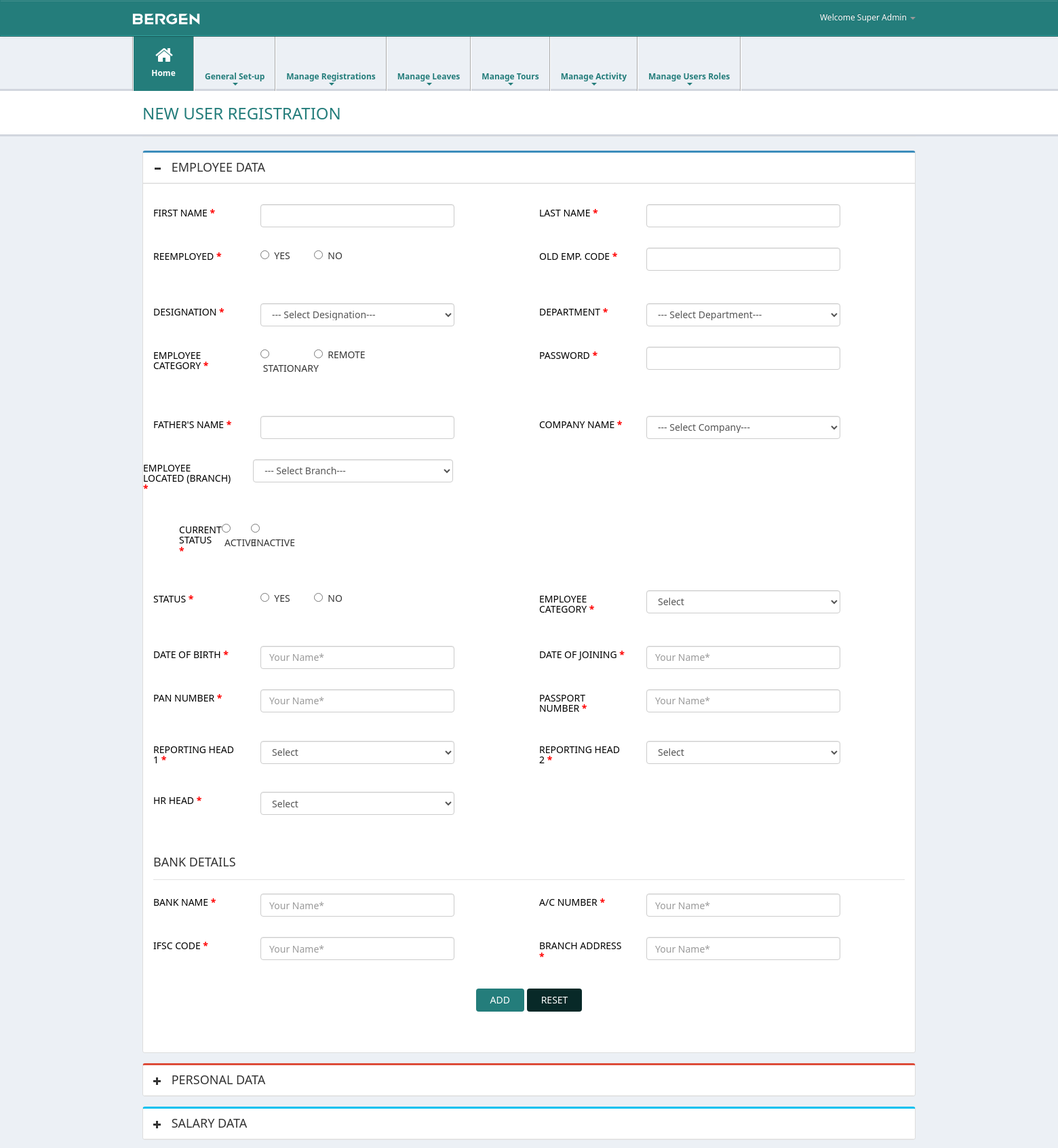
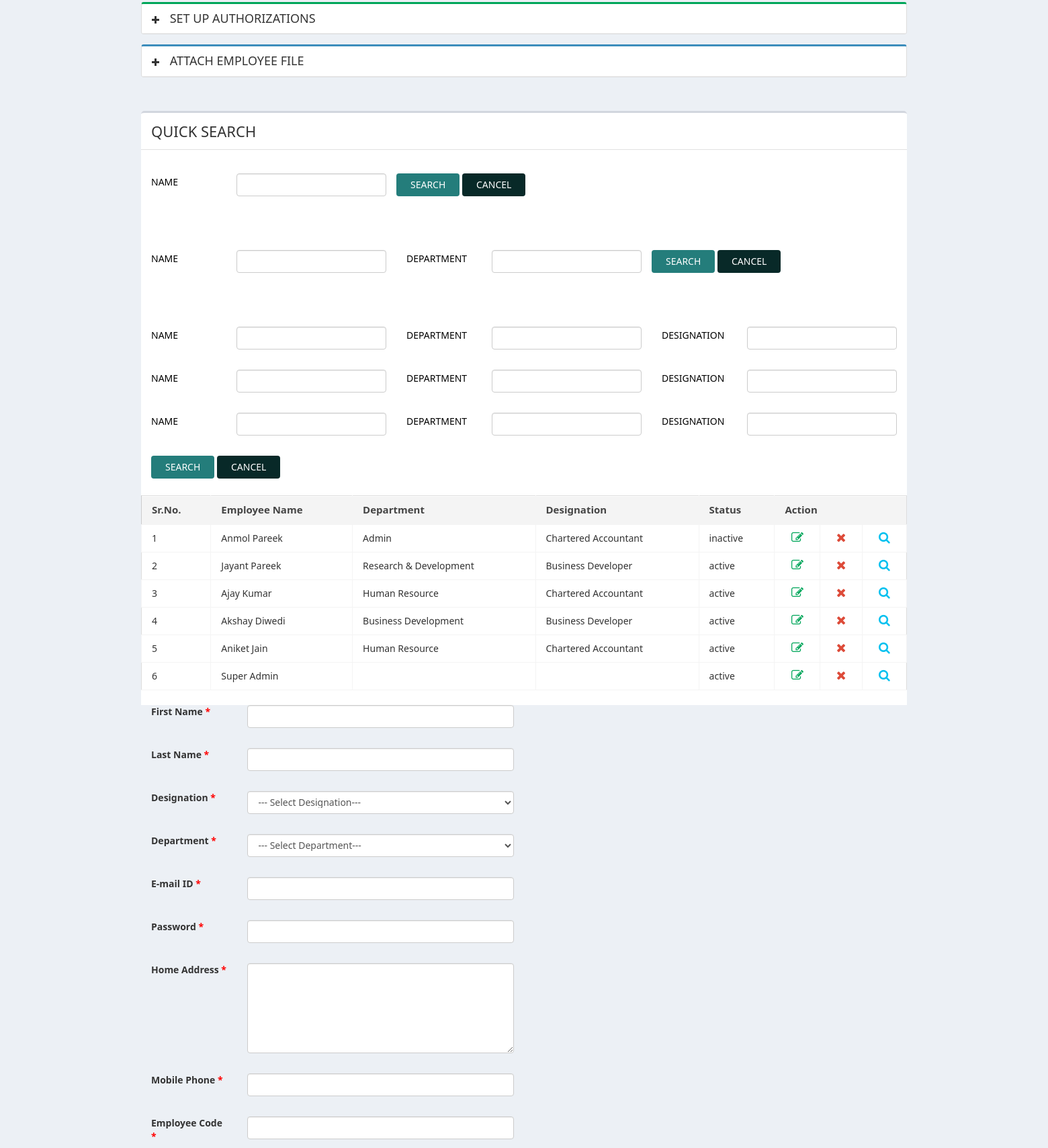
Screenshot of /index.php?Option=Registration&SubOption=employee (signed in, upper part) with the database file from the repository (2 pictures, top to bottom).
### tables this page shows
CREATE TABLE IF NOT EXISTS `employees` (
  `emp_id` int(11) NOT NULL AUTO_INCREMENT,
  `first_name` varchar(255) NOT NULL,
  `last_name` varchar(255) NOT NULL,
  `email` varchar(255) NOT NULL,
  `password` varchar(255) NOT NULL,
  `department_id` int(11) NOT NULL COMMENT 'ID of department',
  `designation_id` int(11) NOT NULL COMMENT 'ID of designation',
  `branch_id` int(11) NOT NULL,
  `address` text NOT NULL,
  `phone` bigint(20) NOT NULL,
  `emp_code` varchar(255) NOT NULL,
  `status` enum('active','inactive') NOT NULL DEFAULT 'active',
  `emp_category` enum('originator','authorizer','both') NOT NULL,
  `birth_date` date NOT NULL,
  `joining_date` date NOT NULL,
  `pan_number` varchar(255) NOT NULL,
  `passport_number` varchar(255) NOT NULL,
  `HOD_1_id` int(11) NOT NULL,
  `HOD_1_name` varchar(255) NOT NULL,
  `HOD_1_email` varchar(255) NOT NULL,
  `HOD_2_id` int(11) NOT NULL,
  `HOD_2_name` varchar(255) NOT NULL,
  `HOD_2_email` varchar(255) NOT NULL,
  `hr_id` int(11) NOT NULL,
  `hr_name` varchar(255) NOT NULL,
  `hr_email` int(255) NOT NULL,
  `role_id` int(11) NOT NULL COMMENT 'Refers to the ID of table "roles"',
  `bank_name` varchar(255) NOT NULL,
  `bank_ac_number` varchar(200) NOT NULL,
  `bank_ifsc_Code` varchar(20) NOT NULL,
  `bank_branch_address` text NOT NULL,
  `created_date` datetime NOT NULL,
  `last_password_change` datetime NOT NULL,
  PRIMARY KEY (`emp_id`)
);

CREATE TABLE IF NOT EXISTS `departments` (
  `dept_id` int(11) NOT NULL AUTO_INCREMENT,
  `dept_name` varchar(255) NOT NULL,
  `created_date` datetime NOT NULL,
  PRIMARY KEY (`dept_id`)
);

CREATE TABLE IF NOT EXISTS `designations` (
  `id` int(11) NOT NULL AUTO_INCREMENT,
  `designation` varchar(255) NOT NULL,
  `created_date` datetime NOT NULL,
  PRIMARY KEY (`id`)
);

### includes/registration/employee.php (the view, shortened to what the rows shown need)
<?php
require_once("".CLASS_PATH."/class.Employee.inc.php");
$objEmployee = new Employee;
require_once("".CLASS_PATH."/class.Branch.inc.php");
$additional_link_redirect = "";
?>
<div class="bs-example">
    <div class="datasection">
	<form action="index.php?Option=Registration&SubOption=employee" method="post" name="frmUpdate" id="frmUpdate">
		<div class="table-responsive">
			<table class="table table-bordered table-hover table-striped">
                <thead>
                  <tr>
                    <th>Sr.No.</th>
                    <th>Employee Name</th>
					<th>Department</th>
					<th>Designation</th>
					<th>Status</th>
                    <th colspan="3">Action</th>
                  </tr>
                </thead>
				<tbody>
				<?php
				$end = 20;
				$page = $_REQUEST['page'];
				if($page)
					$start = ($page - 1) * $end;
				else
					$start = 0;
				$contentrow = $objEmployee->getAllEmployees($start, $end);
				if($GLOBALS['obj_db']->num_rows($contentrow))
				{
					$i = 1;
					while($dsqlerow=$GLOBALS['obj_db']->fetch_array($contentrow))
					{
					?>
					<tr>
						<td><?php echo $i; ?></td>
						<td><?php echo $dsqlerow['first_name']." ".$dsqlerow['last_name']; ?></td>
						<td><?php echo $dsqlerow['department']; ?></td>
						<td><?php echo $dsqlerow['designation']; ?></td>
						<td><?php echo $dsqlerow['status']; ?></td>
						<td class="aligncenter">
							<a class="table-icon addicon" href="index.php?Option=Registration&SubOption=employee&ofaction=update&id=<?php echo $dsqlerow['emp_id'];?><?php echo $additional_link_redirect; ?>" ><i class="fa fa-pencil-square-o"></i></a>
                        </td>
                        <td  class="aligncenter">
							<a class="table-icon deleteicon" href="index.php?Option=Registration&SubOption=employee&ofaction=deleteof&id=<?php echo $dsqlerow['emp_id'];?><?php echo $additional_link_redirect; ?>" onclick="return confirmDeleteAction();"><i class="fa fa-remove"></i></a>
						</td>
						<td  class="aligncenter">
							<a class="table-icon viewicon" href="#"><i class="fa fa-search"></i></a>
						</td>
					</tr>
					<?php
						$i++;
					}
				}
				else
				{
					echo '<tr><td colspan="100%" align="center">No Record Found</td></tr>';
				}
				?>
		       </tbody>
		    </table>
		</div>
	</form>
			</div>
</div>

### rows the page displays
employees: first_name "Anmol", last_name "Pareek", department.dept_name "Admin", designation.designation "Chartered Accountant", status "inactive"
employees: first_name "Jayant", last_name "Pareek", department.dept_name "Research & Development", designation.designation "Business Developer", status "active"
employees: first_name "Ajay", last_name "Kumar", department.dept_name "Human Resource", designation.designation "Chartered Accountant", status "active"
employees: first_name "Akshay", last_name "Diwedi", department.dept_name "Business Development", designation.designation "Business Developer", status "active"
employees: first_name "Aniket", last_name "Jain", department.dept_name "Human Resource", designation.designation "Chartered Accountant", status "active"
employees: first_name "Super", last_name "Admin", status "active"

### other values shown
$_SESSION['userName'] "Super Admin"
$serviceDetails['serviceName'] "General Set-up"
$serviceDetails['serviceName'] "Manage Registrations"
$serviceDetails['serviceName'] "Manage Leaves"
$serviceDetails['serviceName'] "Manage Tours"
$serviceDetails['serviceName'] "Manage Activity"
$serviceDetails['serviceName'] "Manage Users Roles"
